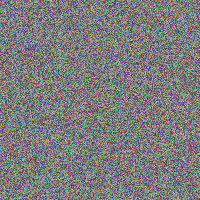
#> input picture ProyectoFinal_Snoopy/LSB_DETECTOR_HUFFMAN/img_con_mensaje.png, 200 x 200 px; its folder holds only this picture in this run
$ python huffman.py
#> lines starting #> are read from the running program, lines starting #| are printed output that depends on the picture; long printed decimals are rounded
#> the answer given: 1
#> the answer given: 1
import cv2
import numpy as np
from PIL import Image
from scipy import stats
import os
import glob
import time
import heapq
from collections import Counter
import json


class NodoHuffman:

    # [5 lines left out: function __init__, not called in this run]

    def __lt__(self, otro):
        return self.frecuencia < otro.frecuencia

    def __eq__(self, otro):
        return self.frecuencia == otro.frecuencia


class CodificadorHuffman:

    def __init__(self):
        self.raiz = None
        self.codigos = {}
        self.codigos_inversos = {}

    def calcular_frecuencias(self, texto):
        return Counter(texto)

    # [61 lines left out: functions construir_arbol, generar_codigos, codificar_texto, decodificar_texto, not called in this run]

    def serializar_tabla(self, codigos):
        return json.dumps(codigos)

    def deserializar_tabla(self, tabla_json):
        return json.loads(tabla_json)


class LSBDetector:

    def __init__(self):
        self.image = None
        self.results = {}
        self.huffman = CodificadorHuffman()

    def load_image(self, image_path):
#> called with image_path = 'img_con_mensaje.png'
        try:
            self.image = cv2.imread(image_path)
#> self.image is the input picture: shape (200, 200, 3); mean B, G, R 124.4, 124.3, 124.1
            if self.image is None:
                raise ValueError("No se pudo cargar la imagen")
            self.image = cv2.cvtColor(self.image, cv2.COLOR_BGR2RGB)
#| Imagen cargada: (200, 200, 3)
#> in extraer_mensaje_lsb, `canal_rojo = self.image[:, :, 0]`:
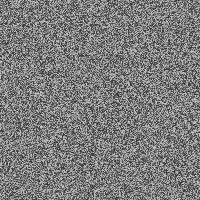
#> canal_rojo: shape (200, 200); min 50, max 199, mean 124.1
            return True
        except Exception as e:
            print(f"Error cargando imagen: {e}")
            return False

    def _lsb_bits_brute(self, channel_2d):

        h, w = channel_2d.shape
#> h = 200; w = 200
        bits = []
        for i in range(h):
            for j in range(w):
                bits.append(str(channel_2d[i, j] & 1))
#> after the loop, bits = 40000 items
#> the loop in _bits_to_text, `for i in range(0, len(lsb_bits), 8):` made 13 passes
#> (i, byte, mensaje) on passes 2 to 12: (8, ['0', '1', '1', '0', '0', '0', '0', '1'], 'ia'), (16, ['0', '1', '1', '0', '1', '0', '0', '1'], 'iai'), (24, ['0', '1', '1', '0', '0', '0', '0', '1'], 'iaia'), (32, ['0', '1', '1', '0', '1', '0', '0', '1'], 'iaiai'), (40, ['0', '1', '1', '0', '0', '0', '0', '1'], 'iaiaia'), (48, ['0', '1', '1', '0', '1', '0', '0', '1'], 'iaiaiai'), (56, ['0', '1', '1', '0', '0', '0', '0', '1'], 'iaiaiaia'), (64, ['0', '1', '1', '0', '1', '0', '0', '1'], 'iaiaiaiai'), (72, ['0', '1', '1', '0', '0', '0', '0', '1'], 'iaiaiaiaia'), (80, ['0', '1', '0', '0', '0', '1', '0', '1'], 'iaiaiaiaiaE'), (88, ['0', '1', '0', '0', '1', '1', '1', '0'], 'iaiaiaiaiaEN')
#> (byte, mensaje) on pass 1: (['0', '1', '1', '0', '1', '0', '0', '1'], 'i')
#> in analizar_imagen_completo, `mensaje_fb = self.extraer_mensaje_lsb(image_path, 'fuerza_bruta')`: mensaje_fb = 'iaiaiaiaia'
        return bits

    def _lsb_bits_divide_and_conquer(self, channel_2d, base_threshold=1024):

#> called with base_threshold = 1024
        h, w = channel_2d.shape
#> h = 200; w = 200
        n = h * w
#> n = 40000

        if n <= base_threshold:
            bits = []
            for i in range(h):
                for j in range(w):
                    bits.append(str(channel_2d[i, j] & 1))
            return bits

        mid = h // 2
#> mid = 100

        top_half = self._lsb_bits_divide_and_conquer(channel_2d[:mid, :], base_threshold)
#> top_half = 20000 items, first 6: '0', '1', '1', '0', '1', '0'
        bottom_half = self._lsb_bits_divide_and_conquer(channel_2d[mid:, :], base_threshold)
#> bottom_half = 20000 items, first 6: '1', '1', '0', '1', '0', '1'

        return top_half + bottom_half

    def _bits_to_text(self, lsb_bits):

        mensaje = ""
        for i in range(0, len(lsb_bits), 8):
            byte = lsb_bits[i:i+8]
            if len(byte) < 8:
                continue
            code = int(''.join(byte), 2)
            if 32 <= code <= 126:
                mensaje += chr(code)
            else:
                break
            if mensaje.endswith("END"):
                return mensaje[:-3]
        return mensaje if mensaje else None

    def extraer_mensaje_lsb(self, image_path, metodo='fuerza_bruta'):
        try:
            if not self.load_image(image_path):
                return None
            canal_rojo = self.image[:, :, 0]
            start = time.time()
            if metodo == 'divide_y_venceras':
                lsb_bits = self._lsb_bits_divide_and_conquer(canal_rojo)
                metodo_nombre = "Divide y Vencerás"
            else:
                lsb_bits = self._lsb_bits_brute(canal_rojo)
                metodo_nombre = "Fuerza Bruta"
            end = time.time()
            print(f"Tiempo {metodo_nombre}: {end - start:.5f} s")
            return self._bits_to_text(lsb_bits)
#> the loop in _bits_to_text (call 2), `for i in range(0, len(lsb_bits), 8):` made 13 passes
#> in analizar_imagen_completo, `mensaje_dyv = self.extraer_mensaje_lsb(image_path, 'divide_y_venceras')`: mensaje_dyv = 'iaiaiaiaia'
#| MENSAJE ESTÁNDAR ENCONTRADO: 'iaiaiaiaia'
        except Exception as e:
            print(f"Error extrayendo mensaje: {e}")
            return None

    # [57 lines left out: function ocultar_mensaje_huffman, not called in this run]

    def extraer_mensaje_huffman(self, image_path, metodo='fuerza_bruta', channel=0):
#> called with image_path = 'img_con_mensaje.png', metodo = 'fuerza_bruta', channel = 0
        try:
            if not self.load_image(image_path):
                return None, None
            canal = self.image[:, :, channel]
            print(f"Extrayendo bits (canal {channel}) con {metodo}...")

            inicio = time.time()
            if metodo == 'divide_y_venceras':
                bits_lsb = self._lsb_bits_divide_and_conquer(canal)
            else:
                bits_lsb = self._lsb_bits_brute(canal)
#> bits_lsb = 40000 items
            tiempo = time.time() - inicio
            print(f"Tiempo: {tiempo:.5f} s")

            mensaje_raw = ""
            for i in range(0, len(bits_lsb), 8):
                byte = bits_lsb[i:i+8]
                if len(byte) < 8:
                    break
                mensaje_raw += chr(int(''.join(byte), 2))
                if mensaje_raw.endswith("END"):
                    mensaje_raw = mensaje_raw[:-3]
                    break
#> this loop made 13 passes
#> (i, byte, mensaje_raw) on pass 13: (96, ['0', '1', '0', '0', '0', '1', '0', '0'], 'iaiaiaiaia')
#> the loop in extraer_mensaje_huffman (call 2), `for i in range(0, len(bits_lsb), 8):` made 13 passes

            if len(mensaje_raw) < 16:
                print("Datos insuficientes")
                return None, None

            try:
                len_tabla = int(mensaje_raw[:8])
                tabla_json = mensaje_raw[8:8+len_tabla]
                len_msg = int(mensaje_raw[8+len_tabla:16+len_tabla])
            except (ValueError, IndexError):
                print("Formato inválido")
                return None, None

            try:
                tabla = json.loads(tabla_json)
            except json.JSONDecodeError:
                print("Tabla JSON corrupta")
                return None, None

            inicio_datos = 16 + len_tabla
            bits_huffman = ''.join(format(ord(c), '08b') for c in mensaje_raw[inicio_datos:])
            bits_huffman = bits_huffman[:len_msg]
            mensaje = self.huffman.decodificar_texto(bits_huffman, tabla)

            if mensaje:
                print(f"Mensaje Huffman recuperado correctamente")
                print(f"Caracteres únicos en tabla: {len(tabla)}")
            return mensaje, tabla
        except Exception as e:
            print(f"Error: {e}")
            import traceback
            traceback.print_exc()
            return None, None

    def chi_square_test(self, channel_data_flat):
        pairs_observed = []
        pairs_expected = []
        for i in range(0, 256, 2):
            if i + 1 < 256:
                even_count = np.sum(channel_data_flat == i)
                odd_count = np.sum(channel_data_flat == i + 1)
                pairs_observed.extend([even_count, odd_count])
                expected = (even_count + odd_count) / 2
                pairs_expected.extend([expected, expected])
#> this loop made 128 passes
#> (even_count, odd_count, expected) on passes 1 to 12: (0, 0, 0), (0, 0, 0), (0, 0, 0), (0, 0, 0), (0, 0, 0), (0, 0, 0), (0, 0, 0), (0, 0, 0), (0, 0, 0), (0, 0, 0), (0, 0, 0), (0, 0, 0)
#> even_count on pass 100: 276
#> after the loop, pairs_expected = 256 values, max 307.5 at index 166, min 0 at index 0, mean 156.2; pairs_observed = 256 values, max 319 at index 167, min 0 at index 0, mean 156.2
        pairs_observed = np.array(pairs_observed)
        pairs_expected = np.array(pairs_expected)
        mask = pairs_expected > 0
        chi2 = np.sum((pairs_observed[mask] - pairs_expected[mask])**2 / pairs_expected[mask])
#> chi2 = 78.66
        df = len(pairs_observed[mask]) - 1
#> df = 149
        p_value = 1 - stats.chi2.cdf(chi2, df) if df > 0 else 1
#> p_value = 1
#> in analizar_imagen_completo, `chi2, pchi, df = self.chi_square_test(flat)`: chi2 = 78.66; pchi = 1; df = 149
        return chi2, p_value, df

    def lsb_analysis(self, channel_flat):
        lsb_bits = channel_flat & 1
        lsb_stats = {
            'mean': np.mean(lsb_bits),
            'variance': np.var(lsb_bits),
            'entropy': self.calculate_entropy(lsb_bits),
            'runs_test': self.runs_test(lsb_bits),
            'expected_mean': 0.5,
            'expected_variance': 0.25
        }
        return lsb_stats

    def calculate_entropy(self, data):
        unique, counts = np.unique(data, return_counts=True)
#> unique = [0, 1]; counts = [19954, 20046]
        probabilities = counts / len(data)
#> probabilities = [0.499, 0.501]
        entropy = -np.sum(probabilities * np.log2(probabilities + 1e-10))
#> entropy = 1
        return entropy

    def runs_test(self, binary_sequence):
        n = len(binary_sequence)
#> n = 40000
        if n == 0:
            return 0, 1
        runs = 1
        for i in range(1, n):
            if binary_sequence[i] != binary_sequence[i-1]:
                runs += 1
#> after the loop, runs = 19998
        ones = np.sum(binary_sequence)
#> ones = 20046
        zeros = n - ones
#> zeros = 19954
        if ones == 0 or zeros == 0:
            return runs, 1
        expected_runs = (2 * ones * zeros) / n + 1
#> expected_runs = 20000.9
        variance_runs = (2 * ones * zeros * (2 * ones * zeros - n)) / (n**2 * (n - 1))
#> variance_runs = 9999.6
        if variance_runs <= 0:
            return runs, 1
        z_score = (runs - expected_runs) / np.sqrt(variance_runs)
#> z_score = -0.0289
        p_value = 2 * (1 - stats.norm.cdf(abs(z_score)))
#> p_value = 0.977
#> in lsb_analysis, `lsb_stats = { 'mean': np.mean(lsb_bits), 'variance': np.var(lsb_bits),..`: lsb_stats = {'mean': 0.501, 'variance': 0.25, 'entropy': 1, 'runs_test': (-0.0289, 0.977), 'expected_mean': 0.5, 'expected_variance': 0.25}
        return z_score, p_value

    def spatial_correlation_analysis(self, channel_2d):
        h, w = channel_2d.shape
#> h = 200; w = 200
        horizontal_corr = np.corrcoef(channel_2d[:, :-1].flatten(), channel_2d[:, 1:].flatten())[0, 1] if w > 1 else 0
#> horizontal_corr = 0.00883
        vertical_corr = np.corrcoef(channel_2d[:-1, :].flatten(), channel_2d[1:, :].flatten())[0, 1] if h > 1 else 0
#> vertical_corr = -0.00646
#> in analizar_imagen_completo, `hc, vc = self.spatial_correlation_analysis(channel)`: hc = 0.00883; vc = -0.00646
        return horizontal_corr, vertical_corr

    def calculate_suspicion_score(self, chi2_p_value, lsb_stats, h_corr, v_corr):

#> called with chi2_p_value = 1, h_corr = 0.00883, v_corr = -0.00646
        weights = {'chi_square': 0.4, 'mean_deviation': 0.2, 'entropy': 0.2, 'correlation': 0.2}
        score = 0
        if chi2_p_value < 0.01:
            score += weights['chi_square']
        mean_deviation = abs(lsb_stats['mean'] - 0.5)
#> mean_deviation = 0.00115
        if mean_deviation > 0.1:
            score += weights['mean_deviation']
        if lsb_stats['entropy'] > 0.99:
            score += weights['entropy']
        avg_correlation = (abs(h_corr) + abs(v_corr)) / 2
#> avg_correlation = 0.00765
        if avg_correlation < 0.8:
            score += weights['correlation']
        return min(score, 1.0)

    def analizar_imagen_completo(self, image_path):
        print(f"\nANÁLISIS COMPLETO DE: {os.path.basename(image_path)}")
        print("="*60)

        if not self.load_image(image_path):
            return
        print(f"Imagen cargada: {self.image.shape}")

        print("\n--------- EXTRACCIÓN ESTÁNDAR -----------")
        print("\nMétodo Fuerza Bruta:")
        mensaje_fb = self.extraer_mensaje_lsb(image_path, 'fuerza_bruta')
        print("\nMétodo Divide y Vencerás:")
        mensaje_dyv = self.extraer_mensaje_lsb(image_path, 'divide_y_venceras')

        mensaje_estandar = mensaje_fb or mensaje_dyv
        if mensaje_estandar:
            print(f"\nMENSAJE ESTÁNDAR ENCONTRADO: '{mensaje_estandar}'")
        else:
            print("\nNo se encontró mensaje estándar")

        print("\n------------ EXTRACCIÓN HUFFMAN ----------")
        print("\nMétodo Fuerza Bruta:")
        mensaje_huff_fb, tabla_fb = self.extraer_mensaje_huffman(image_path, 'fuerza_bruta', 0)
        print("\nMétodo Divide y Vencerás:")
        mensaje_huff_dyv, tabla_dyv = self.extraer_mensaje_huffman(image_path, 'divide_y_venceras', 0)

        mensaje_huffman = mensaje_huff_fb or mensaje_huff_dyv
        if mensaje_huffman:
            print(f"\nMENSAJE HUFFMAN ENCONTRADO: '{mensaje_huffman}'")
        else:
            print("\nNo se encontró mensaje Huffman")

        print("\n---- ANÁLISIS ESTADÍSTICO (Canal Rojo) ----")
        channel = self.image[:, :, 0]
        flat = channel.flatten()
        chi2, pchi, df = self.chi_square_test(flat)
        lsb_stats = self.lsb_analysis(flat)
        hc, vc = self.spatial_correlation_analysis(channel)
        suspicion = self.calculate_suspicion_score(pchi, lsb_stats, hc, vc)
#> suspicion = 0.4

        print(f"Chi cuadrado: {chi2:.3f}, p-valor={pchi:.5f}, df={df}")
#| Chi cuadrado: 78.659, p-valor=1.000, df=149
        print(f"LSB: mean={lsb_stats['mean']:.3f}, var={lsb_stats['variance']:.3f}, entropía={lsb_stats['entropy']:.3f}")
#| LSB: mean=0.501, var=0.250, entropía=1.000
        print(f"Correlación espacial: horizontal={hc:.3f}, vertical={vc:.3f}")
#| Correlación espacial: horizontal=0.009, vertical=-0.006
        print(f"Puntuación de sospecha: {suspicion:.2f}/1.0")
#| Puntuación de sospecha: 0.40/1.0

        if mensaje_estandar or mensaje_huffman:
            print("\nEstado: ESTEGANOGRAFÍA DETECTADA")
        elif suspicion > 0.4:
            print("\nEstado: SOSPECHOSO - Posible esteganografía")
        else:
            print("\nEstado: NORMAL - No se detectó esteganografía")


class EsteganografiaLSB:

    # [65 lines left out: functions crear_imagen_con_mensaje, ocultar_mensaje_en_imagen_existente, not called in this run]


def mostrar_menu():
    print("\n" + "="*60)
    print(" DETECTOR LSB ")
    print("="*60)
    print("1. Analizar imagen (FB + DyV + Huffman)")
    print("2. Crear imagen con mensaje estándar")
    print("3. Ocultar mensaje estándar en imagen existente")
    print("4. Ocultar mensaje con Huffman en imagen existente")
    print("5. Salir")
    print("="*60)


def seleccionar_imagen():
    extensiones = ['*.jpg', '*.jpeg', '*.png', '*.bmp', '*.tiff']
    imagenes = []

    for ext in extensiones:
        imagenes.extend(glob.glob(ext))

    imagenes = list(dict.fromkeys(imagenes))

    if not imagenes:
        print("No se encontraron imágenes en el directorio actual")
        return None

    print("\nImágenes encontradas:")
    for i, img in enumerate(imagenes, 1):
        print(f" {i}. {img}")

    try:
        opcion = int(input(f"\nSelecciona una imagen (1-{len(imagenes)}): "))
        if 1 <= opcion <= len(imagenes):
            return imagenes[opcion - 1]
        else:
            print("Opción no válida")
            return None
    except ValueError:
        print("Entrada no válida")
        return None


def main():
    detector = LSBDetector()
    estego = EsteganografiaLSB()

    while True:
        mostrar_menu()
#> (the run stopped early here; a loop or call above may not have finished)
